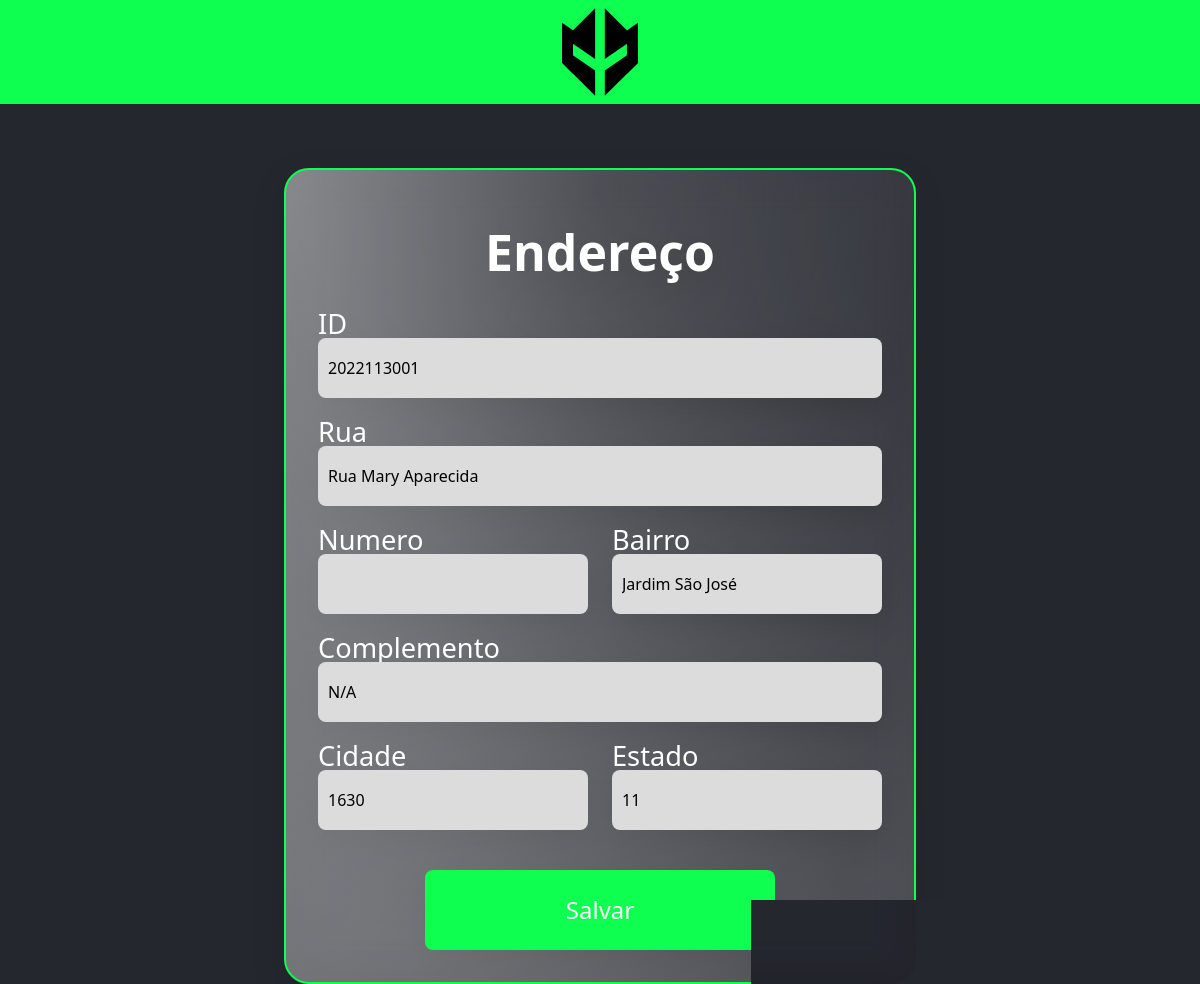
/editarEndereco.php?id=2022113001, run on the app's committed database.
### tables this page shows
CREATE TABLE endereco (
  id INTEGER NOT NULL,
  rua VARCHAR(100),
  numero VARCHAR(20),
  bairro VARCHAR(50),
  complemento VARCHAR(100),
  cidade INTEGER,
  estado INTEGER,
  PRIMARY KEY (id)
);

### editarEndereco.php (the view, shortened to what this page needs)
<!DOCTYPE html>
<html lang="pt-BR">
<head>
    <link rel="stylesheet" href="./css/style.css">
    <link href="https://cdn.jsdelivr.net/npm/bootstrap@5.2.2/dist/css/bootstrap.min.css" rel="stylesheet">
</head>
<body>
    <header>
        <a href="#">
            <img src="./img/Logo.svg" alt="Loga do time Imperial eSports">
        </a>
    </header>
    <?php
      include_once("./db/connectDB.php");
      $sql = "SELECT * FROM Endereco WHERE id = ".$_REQUEST['id'];
      $res = $conn->query($sql);
      $row = $res->fetch_object();
    ?>
    <main>
        <div class="conteudo medio text-center">
            <h1 class="titulo">Endereço</h1>
            <form action="./salvarEndereco.php" method="post">
                <div class="row">
                    <div class="col">
                        <label for="id">ID</label>
                        <input type="text" name="id" value="<?php print $row->id ?>">
                    </div>
                </div>
                <div class="row">
                    <div class="col">
                        <label for="rua">Rua</label>
                        <input type="text" name="rua" value="<?php print $row->rua ?>">
                    </div>
                </div>
                <div class="row">
                    <div class="col">
                        <label for="num">Numero</label>
                        <input type="text" name="num" value="<?php print $row->num ?>">
                    </div>
                    <div class="col">
                        <label for="bairro">Bairro</label>
                        <input type="text" name="bairro" value="<?php print $row->bairro ?>">
                    </div>
                </div>
                <div class="row">
                    <div class="col">
                        <label for="complemento">Complemento</label>
                        <input type="text" name="complemento" value="<?php print $row->complemento ?>">
                    </div>
                </div>
                <div class="row">
                    <div class="col">
                        <label for="cidade">Cidade</label>
                        <input type="text" name="cidade" value="<?php print $row->cidade ?>">
                    </div>
                    <div class="col">
                        <label for="estado">Estado</label>
                        <input type="text" name="estado" value="<?php print $row->estado ?>">
                    </div>
                </div>
                <div class="row">
                    <div class="col">
                        <input type="submit" value="Salvar">
                    </div>
                </div>
            </form>
        </div>
    </main>
</body>
</html>

### css/style.css (style rules this page uses)
* { margin: 0; padding: 0; box-sizing: border-box; }
body { background-color: #25272F !important; color: #FFF !important; font-family: 'Roboto', sans-serif; height: 100vh; max-width: 100vw; }
header { background-color: #0FFF50; height: 6.5rem; display: flex; justify-content: center; align-items: center; }
header img { height: 6rem; }
.conteudo { background: radial-gradient(97.66% 97.66% at 50% 2.34%, rgba(255, 255, 255, 0) 0%, rgba(255, 255, 255, 0.2) 100%), radial-gradient(97.57% 210.75% at 0.9% 2.98%, rgba(255, 255, 255, 0.4) 0%, rgba(255, 255, 255, 0) 100%); filter: drop-shadow(0px 11px 14px rgba(0, 0, 0, 0.25)); backdrop-filter: blur(21px); border-radius: 25px; border: 2px solid #0FFF50; padding: 2rem; color: #FFF; }
.medio { margin: 4rem auto; min-height: 46.875rem; width: 39.5rem; }
.titulo { margin-top: 1.25rem; text-align: center; font-size: 3.125rem; font-weight: 600; }
.conteudo label { width: 100%; margin: 1.25rem 0 0 0; font-size: 1.7rem; line-height: 28px; display: flex; }
.conteudo input, .conteudo textarea { padding: 0 0.625rem; width: 100%; height: 3.75rem; background-color: #DCDCDC; border: none; border-radius: 8px; }
.conteudo input[type="submit"] { background-color: #0FFF50; height: 5rem; width: 21.875rem; color: #FFF; font-size: 24px; font-weight: 500; display: flex; justify-content: center; align-items: center; margin: 0 auto; margin-top: 40px; cursor: pointer; transition-delay: 50ms; }

### data on the page
endereco: id "2022113001", rua "Rua Mary Aparecida", bairro "Jardim São José", complemento "N/A", cidade "1630", estado "11"
